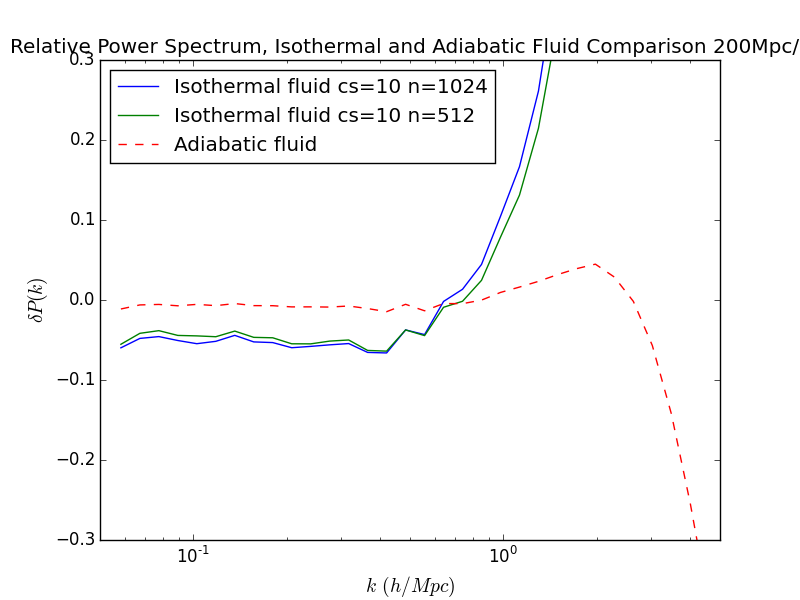

The Python source for this figure:
import os
import re
import numpy as np
import matplotlib.pyplot as plt

result_dir = '../../results/'
results = os.listdir(result_dir)

isothermalpattern = re.compile(r'_isothermal(\d+)')
npattern = re.compile(r'_n(\d+)')

simtypes = ['fluid']
for simtype in simtypes:
    params = [simtype,'b200','n1024','t0.005','h2','isothermal']
    filenames = [filename for filename in results if all(param in filename for param in params)]
    filenames.append('fluid_b200_n512_t0.005_h2_isothermal10.out')
    filenames.append('fluid_b200_n512_t0.005_h2_isothermal100.out')
    filenames.append('fluid_b200_n1024_t0.005_h2_z50.out')
    base = 'particle_b200_n1024_t0.005_h2_z50.out'
    
    kvalues_base, ps_base = np.loadtxt(result_dir+base, unpack=True)

    for filename in filenames:
        if 'isothermal' in filename:
            isothermal = isothermalpattern.findall(filename)[0]
            if int(isothermal)  in [10,100]:
                n = npattern.findall(filename)[0]
                kvalues, ps = np.loadtxt(result_dir+filename, unpack=True)
                ps = (ps - ps_base)/ps_base
                plt.semilogx(kvalues, ps, '-', label='Isothermal fluid cs='+isothermal+' n='+str(n))
        elif filename is 'fluid_b200_n1024_t0.005_h2_z50.out': 
            kvalues, ps = np.loadtxt(result_dir+filename, unpack=True)
            ps = (ps - ps_base)/ps_base
            plt.semilogx(kvalues, ps, '--', label='Adiabatic fluid')

plt.xlim([0.05,5e0])
plt.ylim([-0.35,0.3])
plt.xlabel('$k \, (h/Mpc)$', fontsize=14)
plt.ylabel('$\delta P(k)$', fontsize=14)
plt.title('Relative Power Spectrum, Isothermal and Adiabatic Fluid Comparison 200Mpc/h')
plt.legend(numpoints=1, loc='best')
plt.savefig('isothermal_fluid_low_adiabatic_normalized_particle_b200_resolution.png')

plt.show()